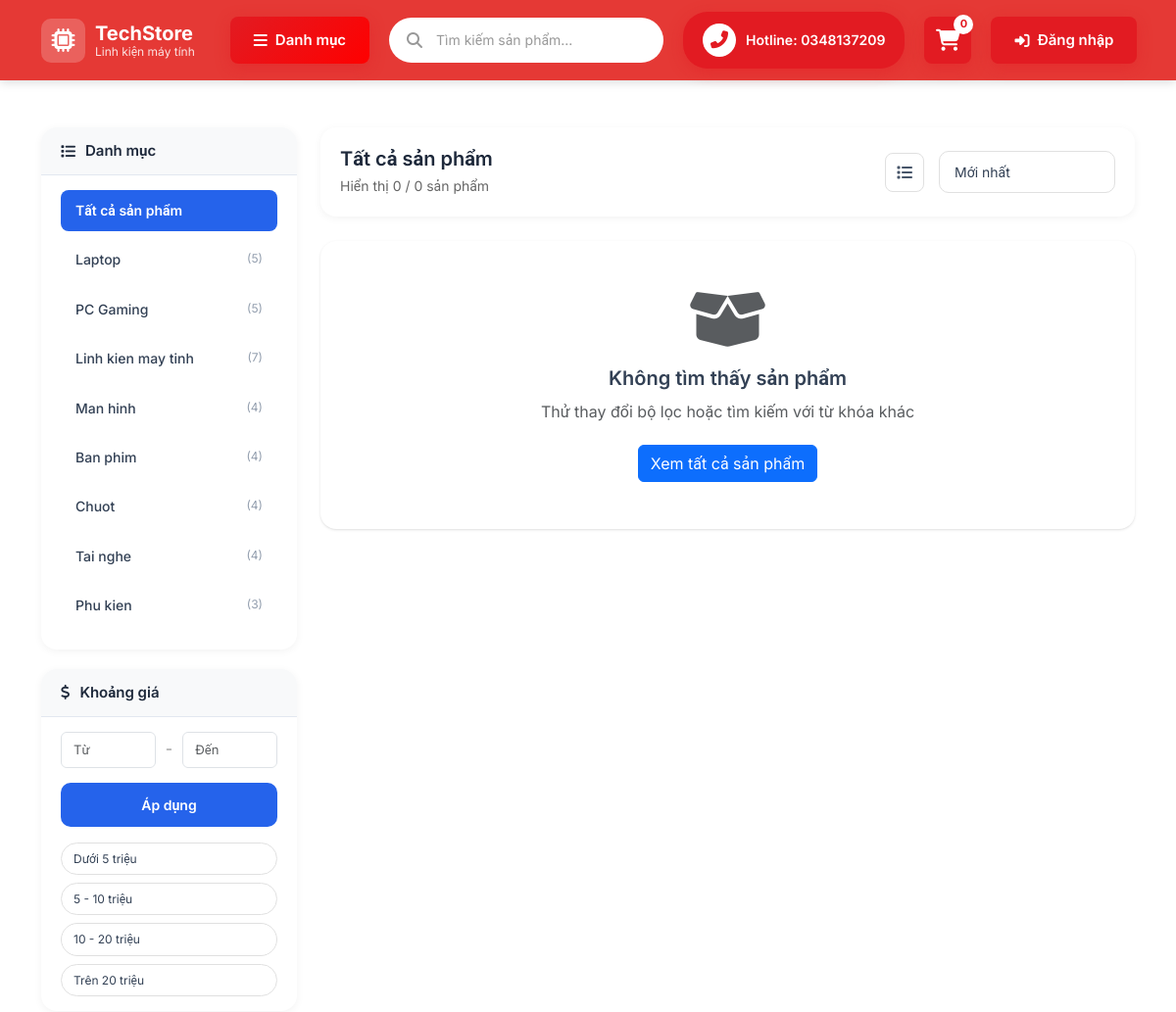
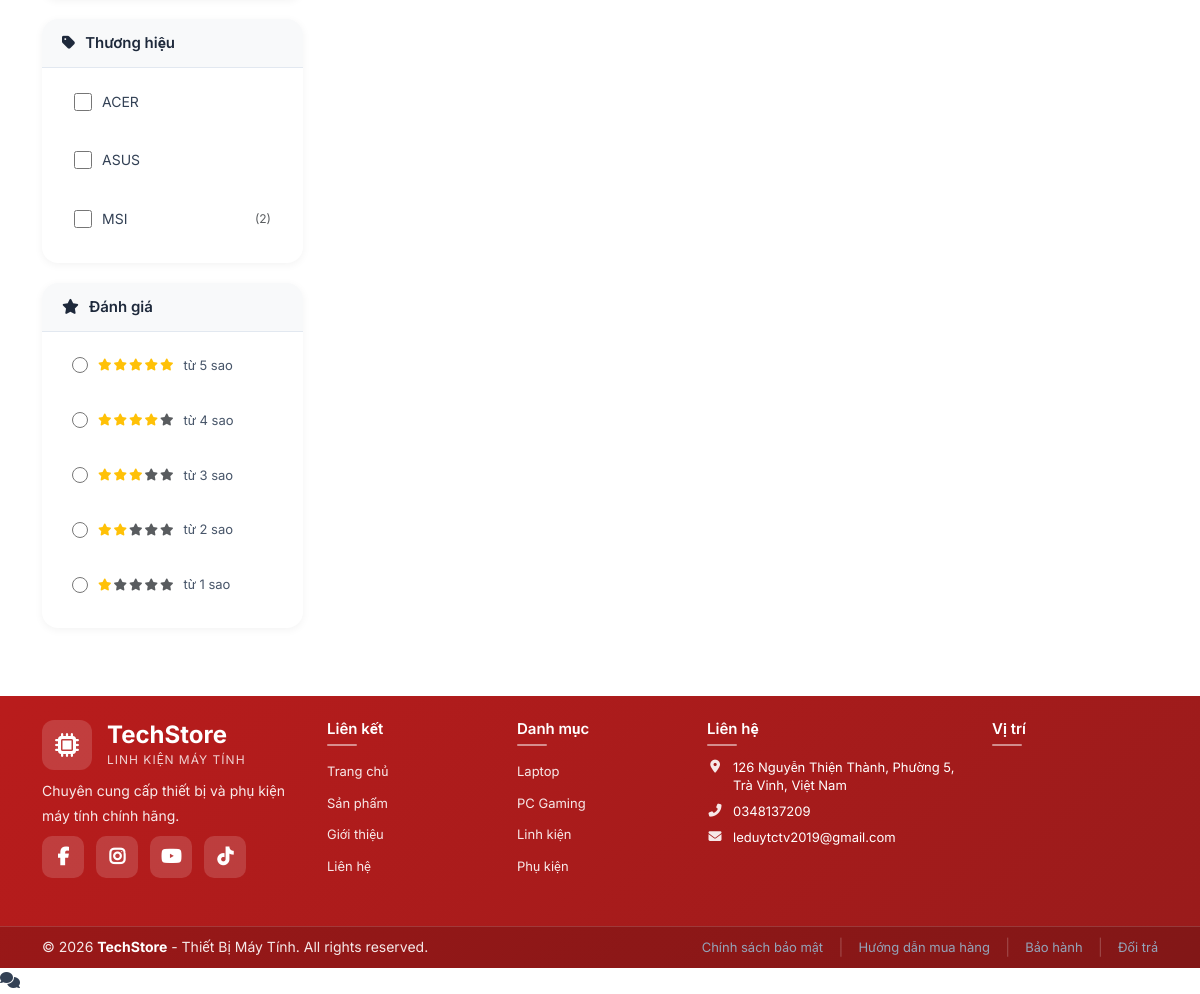
The page /products?brand=asus on the database its author committed (2 pictures, top to bottom).
### tables this page shows
CREATE TABLE `categories` (
  `id` int(11) NOT NULL,
  `name` varchar(100) NOT NULL,
  `slug` varchar(100) NOT NULL,
  `description` text DEFAULT NULL,
  `image` varchar(255) DEFAULT NULL,
  `parent_id` int(11) DEFAULT NULL,
  `sort_order` int(11) DEFAULT 0,
  `status` enum('active','inactive') DEFAULT 'active',
  `created_at` timestamp NOT NULL DEFAULT current_timestamp(),
  `updated_at` timestamp NOT NULL DEFAULT current_timestamp() ON UPDATE current_timestamp()
);

CREATE TABLE `brands` (
  `id` int(11) NOT NULL,
  `name` varchar(100) NOT NULL,
  `slug` varchar(100) DEFAULT NULL,
  `logo` varchar(255) DEFAULT NULL,
  `description` text DEFAULT NULL,
  `status` enum('active','inactive') DEFAULT 'active',
  `sort_order` int(11) DEFAULT 0,
  `created_at` timestamp NOT NULL DEFAULT current_timestamp(),
  `updated_at` timestamp NOT NULL DEFAULT current_timestamp() ON UPDATE current_timestamp()
);

### config/database.php (called while the page is built, shortened)
<?php
class Database {
    private static $instance = null;
    private $pdo;
    private $host = 'localhost';
    private $dbName = 'computer_shop';
    private $username = 'root';
    private $password = '';
    private $charset = 'utf8mb4';
    private function __construct() {
        try {
            $dsn = "mysql:host={$this->host};dbname={$this->dbName};charset={$this->charset}";
            $options = [
                PDO::ATTR_ERRMODE => PDO::ERRMODE_EXCEPTION,
                PDO::ATTR_DEFAULT_FETCH_MODE => PDO::FETCH_ASSOC,
                PDO::ATTR_EMULATE_PREPARES => false,
                PDO::MYSQL_ATTR_INIT_COMMAND => "SET NAMES utf8mb4 COLLATE utf8mb4_unicode_ci"
            ];
            $this->pdo = new PDO($dsn, $this->username, $this->password, $options);
        } catch (PDOException $e) {
            die("Lỗi kết nối MySQL: " . $e->getMessage());
        }
    }
    public static function getInstance() {
        if (self::$instance === null) {
            self::$instance = new self();
        }
        return self::$instance;
    }
    public function getConnection() {
        return $this->pdo;
    }
}
function getDB() {
    return Database::getInstance()->getConnection();
}
?>

### models/Category.php (called while the page is built, shortened)
<?php
require_once __DIR__ . '/../config/database.php';
class Category {
    private $db;
    private $table = 'categories';
    public function __construct() {
        $this->db = getDB();
    }
    public function getAll($status = null) {
        $sql = "SELECT c.*, p.name as parent_name,
                (SELECT COUNT(*) FROM products WHERE category_id = c.id) as product_count
                FROM {$this->table} c
                LEFT JOIN {$this->table} p ON c.parent_id = p.id";
        if ($status) {
            $sql .= " WHERE c.status = :status";
        }
        $sql .= " ORDER BY c.sort_order ASC, c.name ASC";
        $stmt = $this->db->prepare($sql);
        if ($status) {
            $stmt->execute([':status' => $status]);
        } else {
            $stmt->execute();
        }
        return $stmt->fetchAll();
    }
}
?>

### models/Product.php (called while the page is built, shortened)
<?php
require_once __DIR__ . '/../config/database.php';
class Product {
    private $db;
    private $table = 'products';
    public function __construct() {
        $this->db = getDB();
    }
    public function getAll($page = 1, $limit = 12, $filters = []) {
        $page = max(1, (int)$page);
        $limit = max(1, (int)$limit);
        $offset = ($page - 1) * $limit;
        $where = [];
        $params = [];
        $orderBy = 'p.created_at DESC';
        if (!empty($filters['brand'])) {
            if (is_numeric($filters['brand'])) {
                $where[] = "p.brand_id = :brand_id";
                $params[':brand_id'] = $filters['brand'];
            } else {
                $where[] = "p.brand = :brand";
                $params[':brand'] = $filters['brand'];
            }
        }
        if (!empty($filters['status'])) {
            $where[] = "p.status = :status";
            $params[':status'] = $filters['status'];
        }
        if (!empty($filters['sort'])) {
            switch ($filters['sort']) {
                case 'newest':
                    $orderBy = 'p.created_at DESC';
                    break;
            }
        }
        $whereClause = !empty($where) ? 'WHERE ' . implode(' AND ', $where) : '';
        $countSql = "SELECT COUNT(*) as total FROM {$this->table} p {$whereClause}";
        $stmt = $this->db->prepare($countSql);
        $stmt->execute($params);
        $total = $stmt->fetch()['total'];
        $sql = "SELECT p.*, c.name as category_name,
                (SELECT image_url FROM product_images WHERE product_id = p.id ORDER BY is_primary DESC, sort_order ASC LIMIT 1) as primary_image
                FROM {$this->table} p
                LEFT JOIN categories c ON p.category_id = c.id
                {$whereClause}
                ORDER BY {$orderBy}
                LIMIT :limit OFFSET :offset";
        $stmt = $this->db->prepare($sql);
        foreach ($params as $key => $value) {
            $stmt->bindValue($key, $value);
        }
        $stmt->bindValue(':limit', $limit, PDO::PARAM_INT);
        $stmt->bindValue(':offset', $offset, PDO::PARAM_INT);
        $stmt->execute();
        return [
            'products' => $stmt->fetchAll(),
            'total' => $total,
            'page' => $page,
            'limit' => $limit,
            'totalPages' => ceil($total / $limit)
        ];
    }
    public function getBrandsWithCount() {
        try {
            $sql = "SELECT b.id, b.name, b.slug, b.logo, COUNT(p.id) as product_count
                    FROM brands b
                    LEFT JOIN products p ON (p.brand_id = b.id OR p.brand = b.name) AND p.status = 'active'
                    WHERE b.status = 'active'
                    GROUP BY b.id
                    ORDER BY b.sort_order ASC, b.name ASC";
            $stmt = $this->db->query($sql);
            return $stmt->fetchAll();
        } catch (Exception $e) {
            return $this->getBrands();
        }
    }
}

### views/user/products.php (the view, shortened to what this page needs)
<?php
$pageTitle = $category ? htmlspecialchars($category['name']) : 'Tất cả sản phẩm';
$products = $products ?? [];
$total = $total ?? 0;
$categories = $categories ?? [];
$category = $category ?? null;
$sort = $sort ?? 'newest';
$minPrice = $minPrice ?? null;
$maxPrice = $maxPrice ?? null;
$selectedBrands = [];
$selectedRating = !empty($_GET['rating']) ? (int)$_GET['rating'] : 0;
include __DIR__ . '/../layouts/header.php';
?>
<section class="products-page py-5">
    <div class="container">
        <div class="row">
            <div class="col-lg-3">
                <div class="filter-sidebar">
                    <div class="filter-card">
                        <h5 class="filter-title">
                            <i class="fas fa-list"></i> Danh mục
                        </h5>
                        <div class="filter-body">
                            <ul class="category-list">
                                <li class="<?= !$category ? 'active' : '' ?>">
                                    <a href="<?= BASE_URL ?>products">Tất cả sản phẩm</a>
                                </li>
                                <?php foreach ($categories as $cat): ?>
                                    <li class="<?= ($category && $category['id'] == $cat['id']) ? 'active' : '' ?>">
                                        <a href="<?= BASE_URL ?>products?category=<?= $cat['id'] ?>">
                                            <?= htmlspecialchars($cat['name']) ?>
                                            <?php if (!empty($cat['product_count'])): ?>
                                                <span class="count">(<?= $cat['product_count'] ?>)</span>
                                            <?php endif; ?>
                                        </a>
                                    </li>
                                <?php endforeach; ?>
                            </ul>
                        </div>
                    </div>
                    <div class="filter-card">
                        <h5 class="filter-title">
                            <i class="fas fa-dollar-sign"></i> Khoảng giá
                        </h5>
                        <div class="filter-body">
                            <form id="priceFilterForm">
                                <div class="price-range">
                                    <input type="number" name="min_price" class="form-control"
                                           placeholder="Từ" value="<?= $minPrice ?? '' ?>">
                                    <span>-</span>
                                    <input type="number" name="max_price" class="form-control"
                                           placeholder="Đến" value="<?= $maxPrice ?? '' ?>">
                                </div>
                                <button type="submit" class="btn btn-filter-apply w-100 mt-3">
                                    Áp dụng
                                </button>
                            </form>
                            <div class="price-quick mt-3">
                                <button type="button" class="price-btn" data-min="0" data-max="5000000">
                                    Dưới 5 triệu
                                </button>
                                <button type="button" class="price-btn" data-min="5000000" data-max="10000000">
                                    5 - 10 triệu
                                </button>
                                <button type="button" class="price-btn" data-min="10000000" data-max="20000000">
                                    10 - 20 triệu
                                </button>
                                <button type="button" class="price-btn" data-min="20000000" data-max="">
                                    Trên 20 triệu
                                </button>
                            </div>
                        </div>
                    </div>
                    <div class="filter-card">
                        <h5 class="filter-title">
                            <i class="fas fa-tag"></i> Thương hiệu
                        </h5>
                        <div class="filter-body">
                            <div class="brand-list">
                                <?php
                                $brandList = $brands ?? [];
                                if (empty($brandList)):
                                ?>
                                    <p class="text-muted small">Chưa có thương hiệu</p>
                                <?php else:
                                foreach ($brandList as $brand):
                                    $brandName = is_array($brand) ? ($brand['name'] ?? '') : $brand;
                                    $brandId = is_array($brand) ? (string)($brand['id'] ?? '') : '';
                                    $productCount = is_array($brand) ? ($brand['product_count'] ?? 0) : 0;
                                    $checkValue = $brandId ?: $brandName;
                                    $isChecked = in_array($checkValue, $selectedBrands) || in_array($brandName, $selectedBrands) || in_array((string)$brandId, $selectedBrands);
                                ?>
                                    <label class="brand-checkbox">
                                        <input type="checkbox" name="brands[]"
                                               value="<?= htmlspecialchars($checkValue) ?>"
                                               <?= $isChecked ? 'checked' : '' ?>>
                                        <span><?= htmlspecialchars($brandName) ?></span>
                                        <?php if ($productCount > 0): ?>
                                            <small class="text-muted">(<?= $productCount ?>)</small>
                                        <?php endif; ?>
                                    </label>
                                <?php endforeach;
                                endif; ?>
                            </div>
                        </div>
                    </div>
                    <div class="filter-card">
                        <h5 class="filter-title">
                            <i class="fas fa-star"></i> Đánh giá
                        </h5>
                        <div class="filter-body">
                            <div class="rating-filter">
                                <?php for ($i = 5; $i >= 1; $i--): ?>
                                    <label class="rating-checkbox">
                                        <input type="radio" name="rating" value="<?= $i ?>"
                                               <?= ($selectedRating ?? 0) == $i ? 'checked' : '' ?>>
                                        <span class="stars">
                                            <?php for ($j = 1; $j <= 5; $j++): ?>
                                                <i class="fas fa-star <?= $j <= $i ? 'text-warning' : 'text-muted' ?>"></i>
                                            <?php endfor; ?>
                                        </span>
                                        <span class="rating-text">từ <?= $i ?> sao</span>
                                    </label>
                                <?php endfor; ?>
                            </div>
                        </div>
                    </div>
                </div>
            </div>
            <div class="col-lg-9">
                <div class="products-toolbar">
                    <div class="toolbar-left">
                        <h4 class="products-title"><?= $pageTitle ?></h4>
                        <p class="products-count">
                            Hiển thị <?= count($products) ?> / <?= $total ?> sản phẩm
                        </p>
                    </div>
                    <div class="toolbar-right">
                        <div class="view-mode">
                            <button type="button" class="view-btn active" data-view="grid">
                                <i class="fas fa-th-large"></i>
                            </button>
                            <button type="button" class="view-btn" data-view="list">
                                <i class="fas fa-list"></i>
                            </button>
                        </div>
                        <div class="sort-dropdown">
                            <select class="form-select" id="sortSelect">
                                <option value="newest" <?= ($sort ?? '') == 'newest' ? 'selected' : '' ?>>
                                    Mới nhất
                                </option>
                            </select>
                        </div>
                    </div>
                </div>
                <?php if (empty($products)): ?>
                    <div class="empty-products text-center py-5">
                        <i class="fas fa-box-open fa-4x text-muted mb-3"></i>
                        <h5>Không tìm thấy sản phẩm</h5>
                        <p class="text-muted">Thử thay đổi bộ lọc hoặc tìm kiếm với từ khóa khác</p>
                        <a href="<?= BASE_URL ?>products" class="btn btn-primary">
                            Xem tất cả sản phẩm
                        </a>
                    </div>
                <?php endif; ?>
            </div>
        </div>
    </div>
</section>
<?php include __DIR__ . '/../layouts/footer.php'; ?>

### rows shown on the page
categories: name "Laptop", product_count "5"
categories: name "PC Gaming", product_count "5"
categories: name "Linh kien may tinh", product_count "7"
categories: name "Man hinh", product_count "4"
categories: name "Ban phim", product_count "4"
categories: name "Chuot", product_count "4"
categories: name "Tai nghe", product_count "4"
categories: name "Phu kien", product_count "3"
brands: name "ACER"
brands: name "ASUS"
brands: name "MSI", productCount "2"

### other values the page prints
SITE_PHONE "0348137209"
$cartCount "0"
$pageTitle "Tất cả sản phẩm"
count($products) "0"
$total "0"
SITE_ADDRESS "126 Nguyễn Thiện Thành, Phường 5, Trà Vinh, Việt Nam"
SITE_EMAIL "leduytctv2019@gmail.com"
